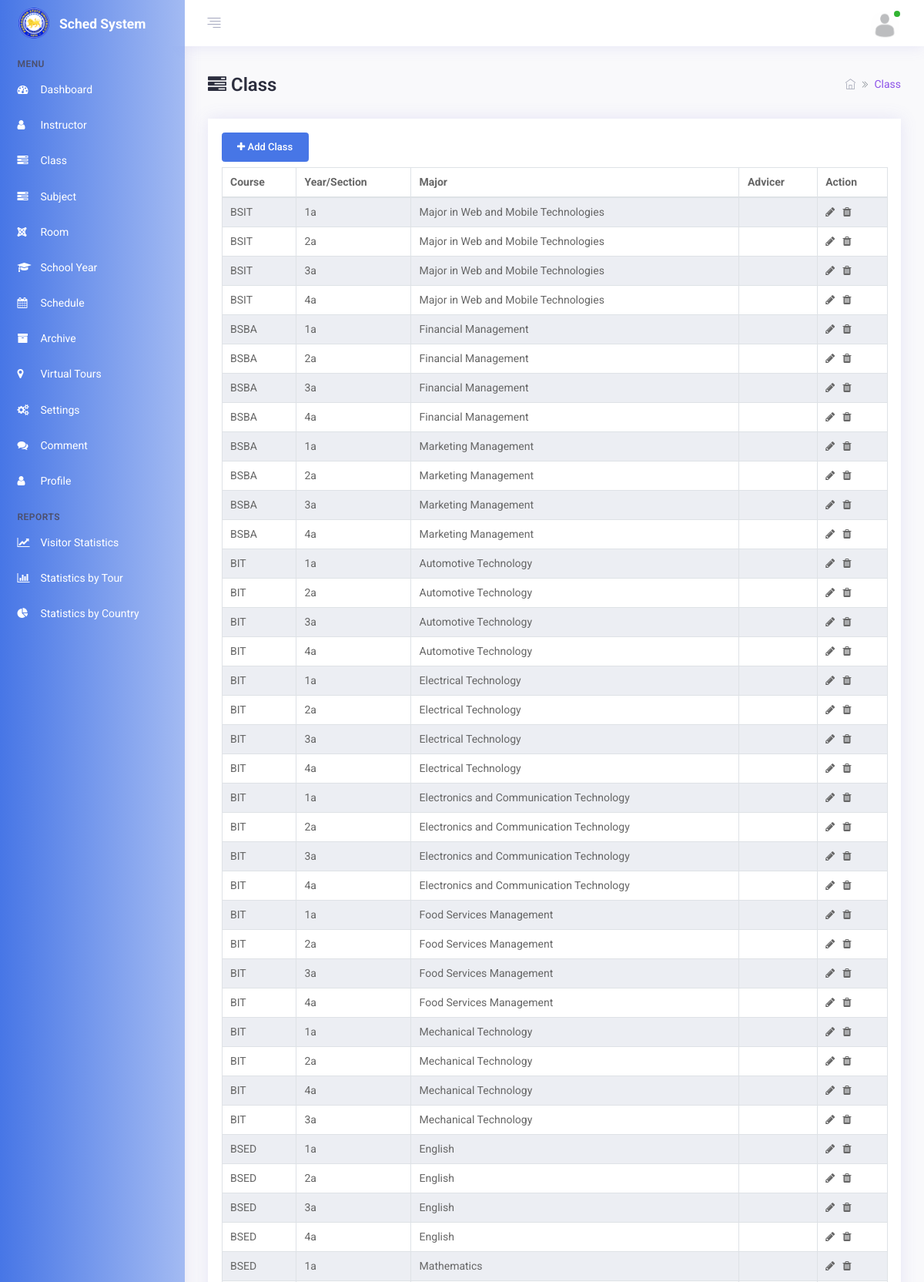
Page /administrator/admin/class.php (signed in, upper part) on the committed database.
### tables this page shows
CREATE TABLE `course` (
  `courseid` int(255) NOT NULL,
  `course` varchar(255) NOT NULL,
  `year_section` varchar(255) NOT NULL,
  `department` varchar(255) NOT NULL,
  `major` varchar(255) NOT NULL
);

### administrator/admin/class.php (the view, shortened to what this page needs)
<?php include 'includes/header.php'?>
<?php include 'includes/connect.php'?>
<!DOCTYPE html>
<html lang="en">
    <body>
        <div class="app">
            <div class="app-wrap">
                <?php include 'includes/topbar.php'?>
                <div class="app-container">
                <?php include 'includes/sidebar.php'?>
                    <div class="app-main" id="main">
                        <div class="container-fluid">
                            <div class="row">
                                <div class="col-md-12 m-b-30">
                                    <div class="d-block d-sm-flex flex-nowrap align-items-center">
                                        <div class="page-title mb-2 mb-sm-0">
                                            <h1><i class="fa fa-tasks"></i> Class</h1>
                                        </div>
                                        <div class="ml-auto d-flex align-items-center">
                                            <nav>
                                                <ol class="breadcrumb p-0 m-b-0">
                                                    <li class="breadcrumb-item">
                                                        <a href="index.php"><i class="ti ti-home"></i></a>
                                                    </li>
                                                    <li class="breadcrumb-item active text-primary" aria-current="page">Class</li>
                                                </ol>
                                            </nav>
                                        </div>
                                    </div>
                                </div>
                            </div>
                            <div class="row">
                                <div class="col-lg-12">
                                    <div class="card card-statistics">
                                        <div class="card-body"><button class="btn btn-primary mb-2" data-toggle="modal" data-target="#classModal"><i class="fa fa-plus"></i> Add Class</button>
                                            <div class="datatable-wrapper">
                                                <table id="datatable2" class="display compact table table-striped table-bordered" style="font-size:1rem;color:#666;">
                                                    <thead>
                                                        <tr>
                                                            <th>Course</th>
                                                            <th>Year/Section</th>
                                                            <th>Major</th>
                                                            <th>Advicer</th>
                                                            <th>Action</th>
                                                        </tr>
                                                    </thead>
                                                    <tbody>
                                                        <?php
                                                        $query = mysqli_query($con,"select * from course") or die("Cannot Connect to Database".mysqli_connect_error());
                                                        while ($row = mysqli_fetch_array($query)) {
                                                            $id = $row['courseid'];
                                                        ?>
                                                        <tr class="warning">
                                                            <td><?php echo $row['course']; ?></td>
                                                            <td><?php echo $row['year_section']; ?></td>
                                                            <td><?php echo $row['major']; ?></td>
                                                            <td><?php echo $row['advicer']; ?></td>
                                                            <td><a href="edit_class.php<?php echo '?id=' . $id; ?>" class="mr-2"><i class="fa fa-pencil" data-toggle="tooltip" data-placement="top" title="" data-original-title="Edit"></i></a>
                                                                <a href="#delete_class<?php echo $id; ?>" role="button"  data-target = "#delete_class<?php echo $id;?>"data-toggle="modal"><i class="fa fa-trash" data-toggle="tooltip" data-placement="top" title="" data-original-title="Delete"></i></a></td>
                                                        </tr>
                                                        <?php
                                                            }
                                                        ?>
                                                    </tbody>
                                                </table>
                                            </div>
                                        </div>
                                    </div>
                                </div>
                            </div>
                        </div>
                    </div>
                </div>
            </div>
        </div>
    </body>
</html>

### rows in the picture
course: course "BSIT", year_section "1a", major "Major in Web and Mobile Technologies"
course: course "BSIT", year_section "2a", major "Major in Web and Mobile Technologies"
course: course "BSIT", year_section "3a", major "Major in Web and Mobile Technologies"
course: course "BSIT", year_section "4a", major "Major in Web and Mobile Technologies"
course: course "BSBA", year_section "1a", major "Financial Management"
course: course "BSBA", year_section "2a", major "Financial Management"
course: course "BSBA", year_section "3a", major "Financial Management"
course: course "BSBA", year_section "4a", major "Financial Management"
course: course "BSBA", year_section "1a", major "Marketing Management"
course: course "BSBA", year_section "2a", major "Marketing Management"
course: course "BSBA", year_section "3a", major "Marketing Management"
course: course "BSBA", year_section "4a", major "Marketing Management"
course: course "BIT", year_section "1a", major "Automotive Technology"
course: course "BIT", year_section "2a", major "Automotive Technology"
course: course "BIT", year_section "3a", major "Automotive Technology"
course: course "BIT", year_section "4a", major "Automotive Technology"
course: course "BIT", year_section "1a", major "Electrical Technology"
course: course "BIT", year_section "2a", major "Electrical Technology"
course: course "BIT", year_section "3a", major "Electrical Technology"
course: course "BIT", year_section "4a", major "Electrical Technology"
course: course "BIT", year_section "1a", major "Electronics and Communication Technology"
course: course "BIT", year_section "2a", major "Electronics and Communication Technology"
course: course "BIT", year_section "3a", major "Electronics and Communication Technology"
course: course "BIT", year_section "4a", major "Electronics and Communication Technology"
course: course "BIT", year_section "1a", major "Food Services Management"
course: course "BIT", year_section "2a", major "Food Services Management"
course: course "BIT", year_section "3a", major "Food Services Management"
course: course "BIT", year_section "4a", major "Food Services Management"
course: course "BIT", year_section "1a", major "Mechanical Technology"
course: course "BIT", year_section "2a", major "Mechanical Technology"
course: course "BIT", year_section "4a", major "Mechanical Technology"
course: course "BIT", year_section "3a", major "Mechanical Technology"
course: course "BSED", year_section "1a", major "English"
course: course "BSED", year_section "2a", major "English"
course: course "BSED", year_section "3a", major "English"
course: course "BSED", year_section "4a", major "English"
course: course "BSED", year_section "1a", major "Mathematics"
